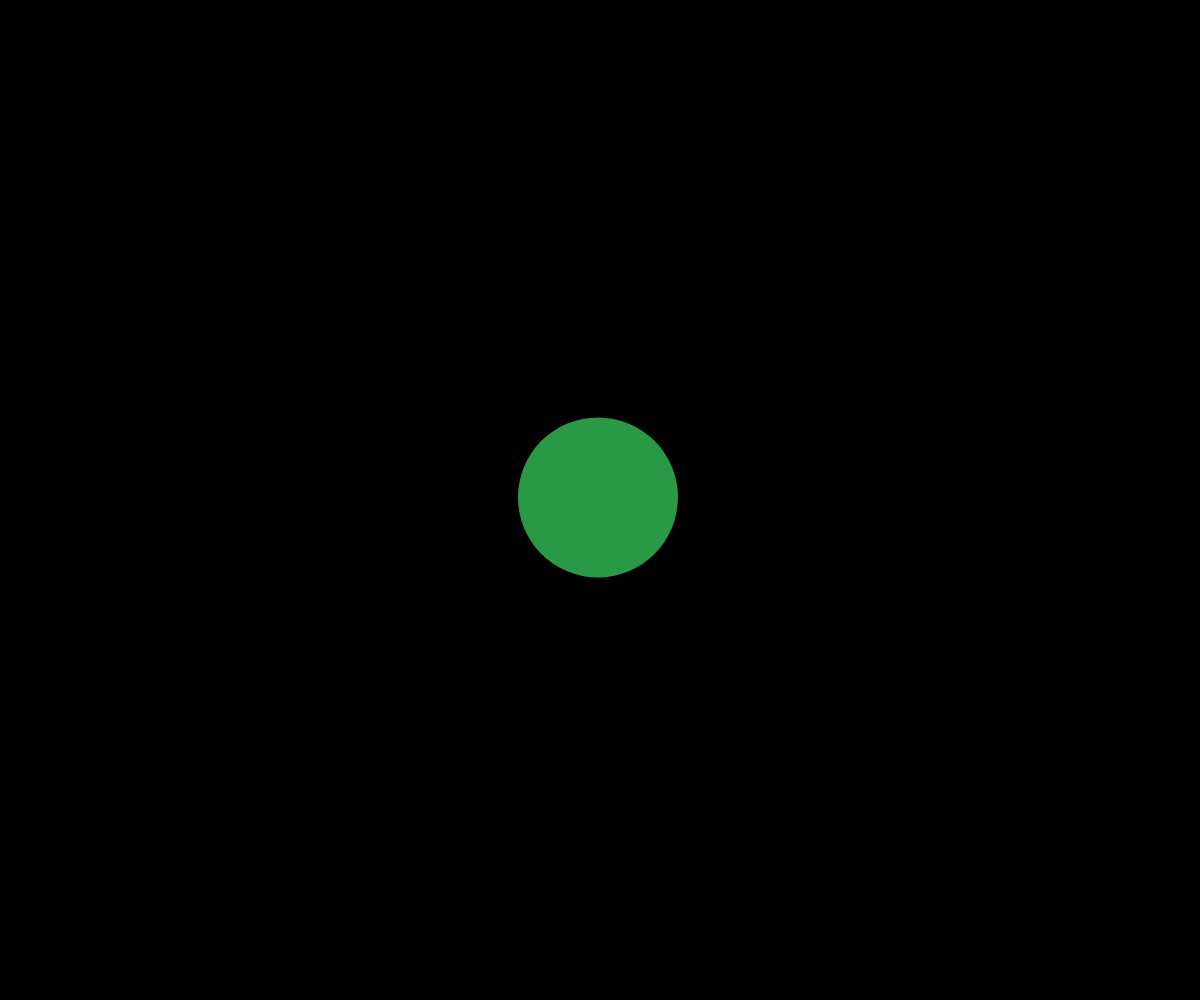
Frame 1 (no input)
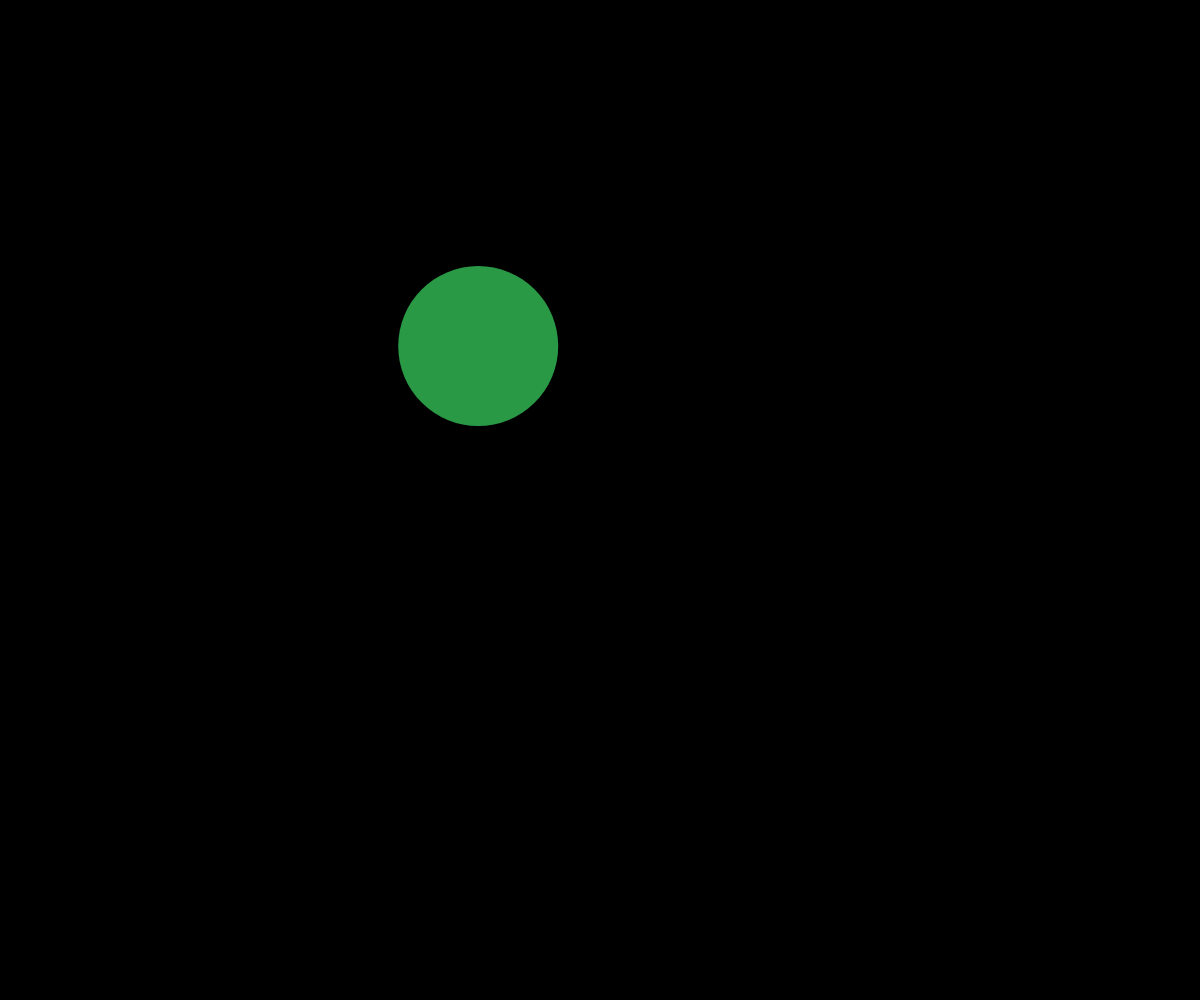
Frame 60 (no input)
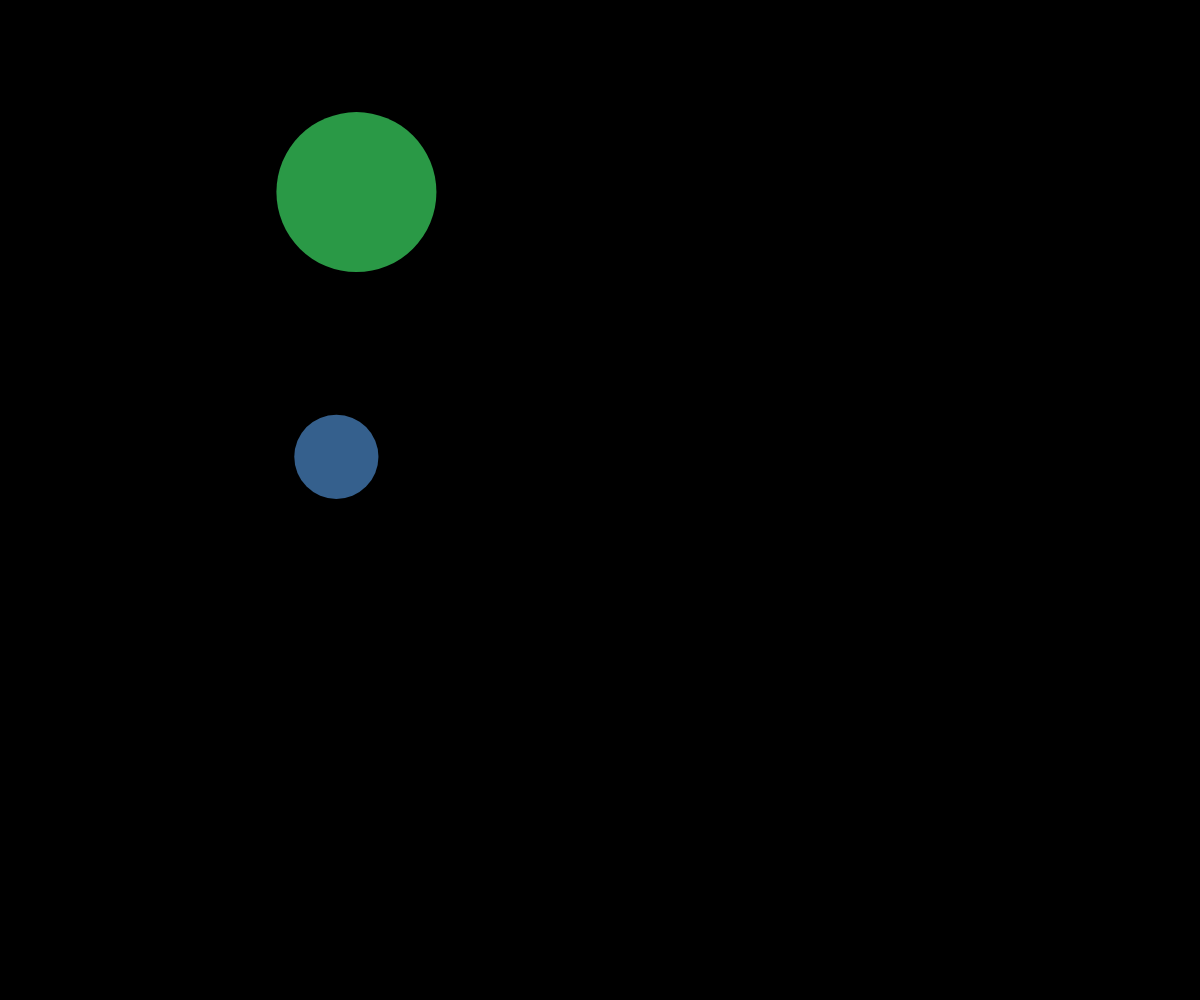
Frame 120 (the mouse pressed at the canvas centre since frame 60)

The p5.js sketch that drew these frames (run headless with seeded random() and noise() and a simulated clock; from frame 60 on, the mouse is pressed at the canvas centre):

// p5.js sketch
// ── sketch.js
// Ball OOP Demo

// let myBall;
let ballArray = [];

function setup() {
  createCanvas(windowWidth, windowHeight);
  let myBall = new Ball(width/2, height/2);
  ballArray.push(myBall);
}

function draw() {
  background("black");

  for (let i=0; i<ballArray.length; i++) {
    for (let j=0; j<ballArray.length; j++) {
      if (i !== j) {  //don't check if hitting yourself
        ballArray[i].checkCollisionWith(ballArray[j]);
      }
    }

    ballArray[i].move();
    ballArray[i].display();
  }
}

function mousePressed() {
  let myBall = new Ball(mouseX, mouseY);
  ballArray.push(myBall);
}


class Ball {
  constructor(x, y) {
    this.x = x;
    this.y = y;
    this.radius = random(30, 100);
    this.theColor = color(random(255), random(255), random(255), random(255));
    this.dx = random(-5, 5);
    this.dy = random(-5, 5);
  }

  display() {
    noStroke();
    fill(this.theColor);
    circle(this.x, this.y, this.radius*2);
  }

  move() {
    this.x += this.dx;
    this.y += this.dy;

    //check for edge bounce
    if (this.x - this.radius < 0 || this.x + this.radius > width) {
      this.dx *= -1;
    }
    if (this.y - this.radius < 0 || this.y + this.radius > height) {
      this.dy *= -1;
    }
  }

  checkCollisionWith(otherBall) {
    let distanceBetween = dist(this.x, this.y, otherBall.x, otherBall.y);
    let radiiSum = this.radius + otherBall.radius;
    if (distanceBetween < radiiSum) {
      //we hit!!
      this.theColor = "red";
      otherBall.theColor = "red";

      //crappy collision resolution
      let tempDx = this.dx;
      let tempDy = this.dy;

      this.dx = otherBall.dx;
      this.dy = otherBall.dy;

      otherBall.dx = tempDx;
      otherBall.dy = tempDy;
    }
  }
}
